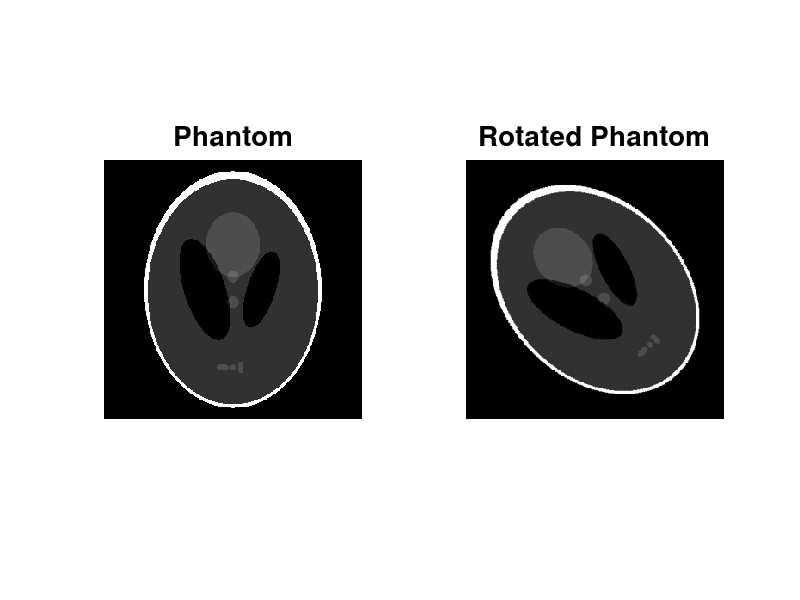
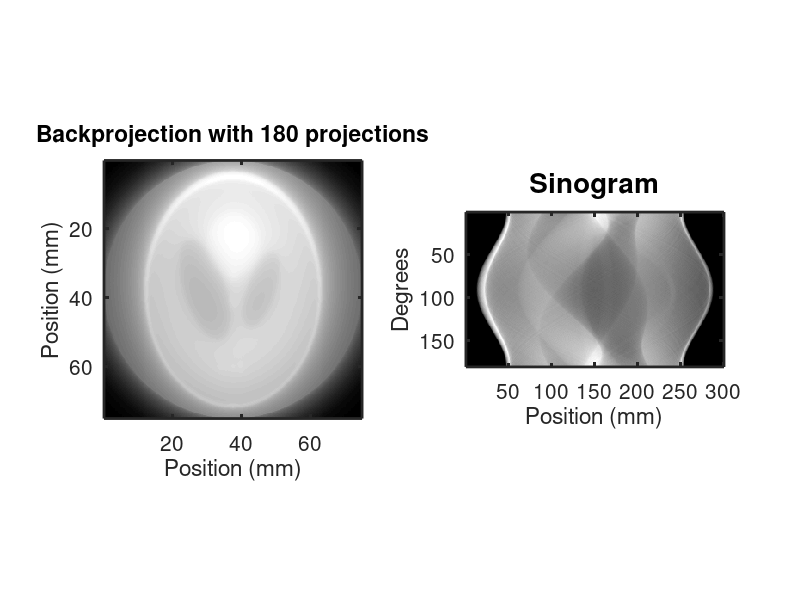
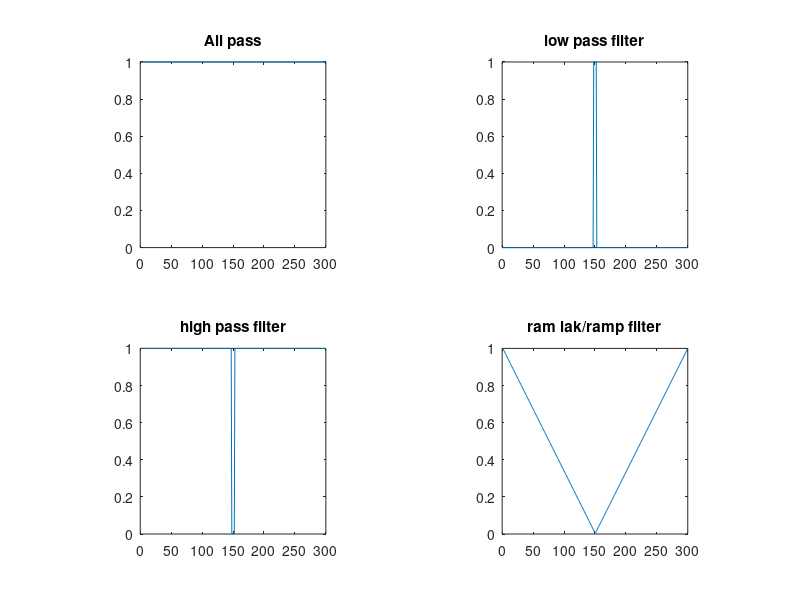
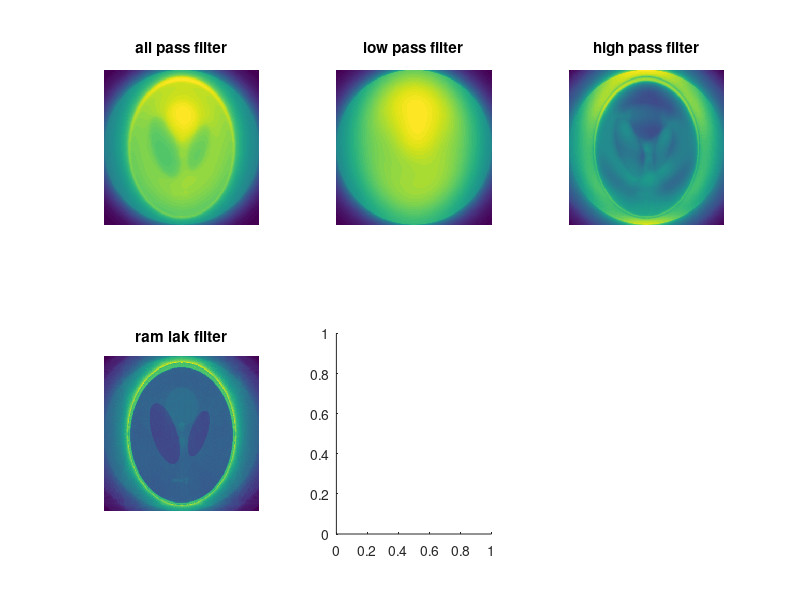

Reproduce these figures in MATLAB, in order. (Note: this script raises an error after producing the figures.)
%% Matlab Monday 01
% September 17, 2018
%% (1) Create an imaging phantom
%%
clear all; close all; clc;
P = phantom('Modified Shepp-Logan',300);
figure(1)
imagesc(P); colormap gray; axis image; axis off;
[sy, sx] = size(P);
title('Shepp-Logan Phantom','FontSize',20);
res_x = .25; % resolution in the x-dir
res_y = .25; % resolution in the y-dir
%% (2) Creating a back-pronection
% (2a) Lets first grab the line profile! 
%%
line_profile = sum(P); % The sum command sums up all of elements in each column

plot((1:sx)*res_x,line_profile,'LineWidth',1.5); axis square
xlabel('Position (mm)','FontSize',20)
ylabel('Sum of Intensity','FontSize',20)
set(gca,'FontSize',15,'LineWidth',2)
%% 
% (2b) Let's do a backprojection! 
%%
bp = repmat(line_profile,[sy,1]);
recon = bp;  % the reconstructed image = the backprojection
imagesc([1 sx]*res_x,[1 sy]*res_y,bp);axis square; colormap gray
xlabel('Position (mm)','FontSize',20)
ylabel('Position (mm)','FontSize',20)
set(gca,'FontSize',15,'LineWidth',2)
title('Backprojection','FontSize',20)
%% 
% (2c) Okay, on profile is not enough to tell what this is.  So we need 
% to rotate the CT arm and collect a different profile.
%%
% imrotate rotates the image 'P' by a specified angle
angle = 45;
P_rot = imrotate(P,angle,'bilinear','crop');

subplot(1,2,1)
imagesc(P); axis square; axis off;
title('Phantom','FontSize',20)
subplot(1,2,2)
imagesc(P_rot); axis square; axis off; colormap(gray)
title('Rotated Phantom','FontSize',20)
%%
% lets look a the line profile here
figure
line_profile = sum(P_rot);
plot((1:sx)*res_x,line_profile,'LineWidth',1.5); axis square
xlabel('Position (mm)','FontSize',20)
ylabel('Sum of Intensity','FontSize',20)
set(gca,'FontSize',15,'LineWidth',2)
%%
% now we need to calculate the back projection
% rotated back projection
bp_rot = repmat(line_profile,[sy,1]);  

% no we have to reverse the rotation of the backprojection
bp = imrotate(bp,-angle,'bilinear','crop');

% add the current bp to "reconstructed" image
recon = recon+bp;
imagesc(recon)
axis image; axis off; colormap jet
title('Backprojection with 2 profiles','FontSize',15)
%%
% okay, 2 angles is not enough lets repeat this  with 180
% angles
recon = zeros(sy,sx);
clear line_profile
num_angles = 180;
angles = 0:(180/(num_angles-1)):180;
for j = 1:180
    P_rot = imrotate(P,angles(j),'bilinear','crop');
    line_profile(j,:) = sum(P_rot);
    bp_rot = repmat(line_profile(j,:),[sy,1]);
    bp = imrotate(bp_rot,-angles(j),'bilinear','crop');
    recon = recon+bp;
end
subplot(1,2,1)
imagesc([1 sx]*res_x,[1 sy]*res_y,recon); colormap(gray)
axis image;
xlabel(['Position (mm)'],'FontSize',20)
title('Backprojection with 180 projections','FontSize',20)
ylabel('Position (mm)','FontSize',20)
set(gca,'FontSize',15,'LineWidth',2)

subplot(1,2,2)
imagesc(line_profile); axis image;
xlabel('Position (mm)','FontSize',20)
ylabel('Degrees','FontSize',20)
set(gca,'FontSize',15,'LineWidth',2)
title('Sinogram','FontSize',20)

%% 
% (3) Filtered backprojection
%%

figure
filter_allpass = ones(sx,1);  % #nofilter
subplot(2,2,1)
plot(filter_allpass)
axis([0 300 0 1]); axis square
title('All pass')

filter_low = zeros(sx,1); filter_low([(sx/2)-2:(sx/2)+2]) = 1;
subplot(2,2,2)
plot(filter_low)
axis([0 300 0 1]); axis square
title('low pass filter')

filter_high = ones(sx,1); filter_high([(sx/2)-2:(sx/2)+2]) = 0;
subplot(2,2,3)
plot(filter_high)
axis([0 300 0 1]); axis square
title('high pass filter')

filter_ram_lak = ones(sx,1);
for x = 1:(sx/2)
    filter_ram_lak(x) = (sx/2)-x+1;
    filter_ram_lak(sx-x+1) = (sx/2)-x+1;
end
filter_ram_lak = filter_ram_lak;
subplot(2,2,4)
plot(filter_ram_lak/max(filter_ram_lak))
    axis([0 300 0 1]); axis square
    title('ram lak/ramp filter')

    
%%
    figure
    filter = filter_allpass;
    [sy sx] = size(P);
    recon = zeros(sy,sx);
        clear line_profile_filter
        for a = 1:180
            line_profile_filter(a,:) =abs(ifft(fftshift(fft(line_profile(a,:))).*filter'));
                bp_rot = repmat(line_profile_filter(a,:),[sy,1]);
            bp = imrotate(bp_rot,-angles(a),'bilinear','crop');
            recon = recon+bp;
        end
        subplot(2,3,1)
    imagesc((recon)); axis image; axis off;
    title('all pass filter')
    
%%
    
        filter = filter_low;
    recon = zeros(sy,sx);
        clear line_profile_filter
        for a = 1:180
            line_profile_filter(a,:) =abs(ifft(fftshift(fft(line_profile(a,:))).*filter'));
                bp_rot = repmat(line_profile_filter(a,:),[sy,1]);
            bp = imrotate(bp_rot,-angles(a),'bilinear','crop');
            recon = recon+bp;
        end
        subplot(2,3,2)
    imagesc((recon)); axis image; axis off;
    title('low pass filter')
    
%%
        filter = filter_high;
    recon = zeros(sy,sx);
        clear line_profile_filter
        for a = 1:180
            line_profile_filter(a,:) =abs(ifft(fftshift(fft(line_profile(a,:))).*filter'));
                bp_rot = repmat(line_profile_filter(a,:),[sy,1]);
            bp = imrotate(bp_rot,-angles(a),'bilinear','crop');
            recon = recon+bp;
        end
        subplot(2,3,3)
    imagesc((recon)); axis image; axis off;
    title('high pass filter')
%%
        filter = filter_ram_lak;
    recon = zeros(sy,sx);
        clear line_profile_filter
        for a = 1:180
            line_profile_filter(a,:) =abs(ifft(fftshift(fft(line_profile(a,:))).*filter'));
                bp_rot = repmat(line_profile_filter(a,:),[sy,1]);
            bp = imrotate(bp_rot,-angles(a),'bilinear','crop');
            recon = recon+bp;
        end
        subplot(2,3,4)
    imagesc((recon)); axis image; axis off;
    title('ram lak filter')

%%
% Alternative.... iradon




subplot(2,3,5)
p_recon = iradon(permute(line_profile,[2 1]),angles(2)-angles(1),300,'linear');
imagesc(p_recon); axis image; axis off;
title('iradon')